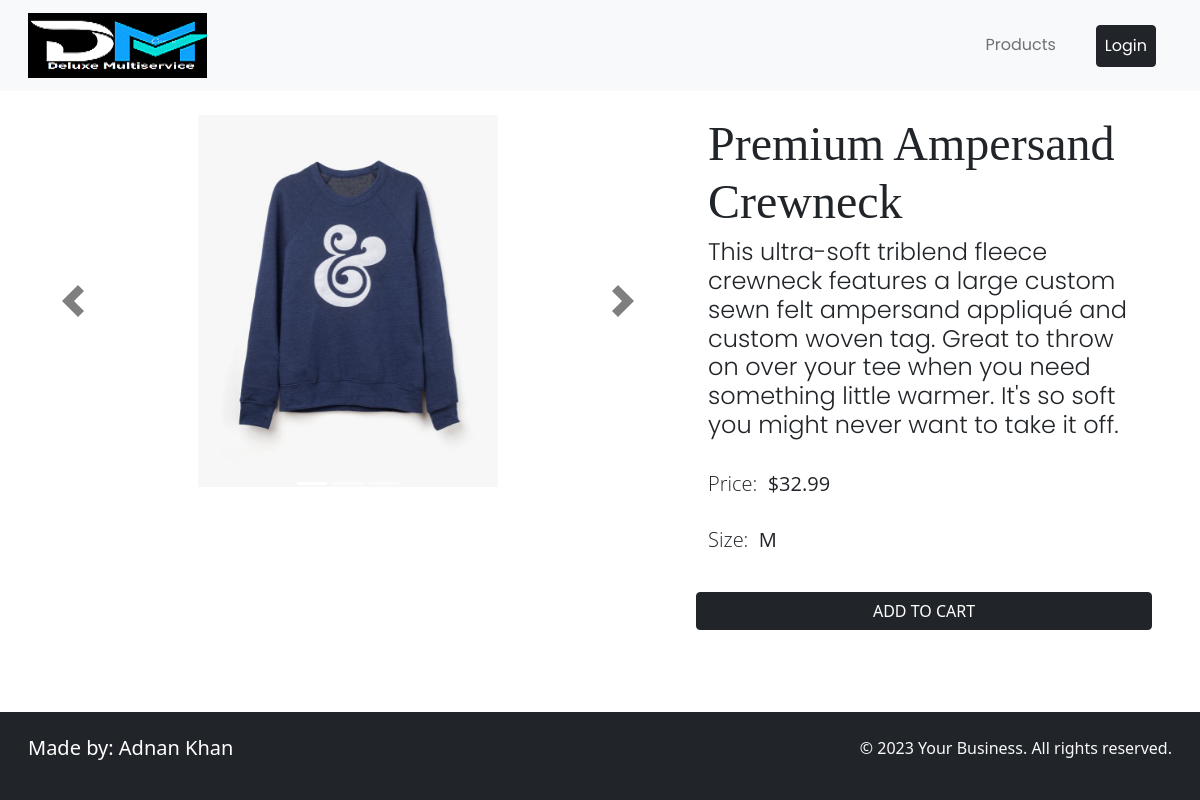
Page /product/3/ on the committed database.
### ecomm/models.py (models this page shows, shortened)
class Product(models.Model):
    title = models.CharField(max_length=120)
    desc = models.CharField(max_length=500)
    price = models.FloatField(default=0.00)
    size = models.CharField(choices=SIZE, max_length=2)
    category = models.CharField(choices=CATEGORIES, max_length=2)
    img1 = models.ImageField(upload_to='ecomm/images', default='')
    img2 = models.ImageField(upload_to='ecomm/images', default='')
    img3 = models.ImageField(upload_to='ecomm/images', default='')

### ecomm/views.py (the view, shortened to what this page needs)
# urls.py: path('product/<int:id>/', views.productView, name="product"),
def productView(request, id):
    prod = Product.objects.get(id = id)
    context = {
        'prod': prod,
    }
    return render(request, 'ecomm/product.html', context)

### ecomm/templates/ecomm/product.html (shortened to what this page needs)
{% extends 'base.html' %}
{% block content %}
    {% include 'nav.html' %}
    {% load cart %}
    <div class="container-fluid row mb-5">
        <div class="container-fluid col-xl-7">
            <div id="carouselExampleIndicators" class="carousel slide p-md-4" data-bs-ride="carousel">
                <div class="carousel-indicators">
                    <button type="button" data-bs-target="#carouselExampleIndicators" data-bs-slide-to="0"
                        class="active" aria-current="true" aria-label="Slide 1"></button>
                    <button type="button" data-bs-target="#carouselExampleIndicators" data-bs-slide-to="1"
                        aria-label="Slide 2"></button>
                    <button type="button" data-bs-target="#carouselExampleIndicators" data-bs-slide-to="2"
                        aria-label="Slide 3"></button>
                </div>
                <div class="carousel-inner">
                    <div class="carousel-item active">
                        <img src="{{ prod.img1.url }}"
                            class="d-block w-50" alt="...">
                    </div>
                </div>
                <button class="carousel-control-prev" type="button" data-bs-target="#carouselExampleIndicators"
                    data-bs-slide="prev">
                    <span class="carousel-control-prev-icon" aria-hidden="true"></span>
                </button>
                <button class="carousel-control-next" type="button" data-bs-target="#carouselExampleIndicators"
                    data-bs-slide="next">
                    <span class="carousel-control-next-icon" aria-hidden="true"></span>
                </button>
            </div>
        </div>
        <div class="container-fluid col-xl-5 p-md-4">
            <h1 class="display-1">{{ prod.title }}</h1>
            <h2>{{ prod.desc }}</h2>
            <br>
            <h3 class="lead">Price:&nbsp;&nbsp;<strong>${{ prod.price }}</strong></h3>
            <br>
            <h3 class="lead">
                Size:&nbsp;&nbsp;<strong>{{ prod.size }}</strong>
            </h3>
            <br>
            <div class="row">
                <div class="p-0 my-2">
                    {% if prod|is_in_cart:request.session.cart %}
                    <div class="row p-0">
                        <form action="" class="col-2" method="POST">{% csrf_token %}
                            <input hidden type="text" name="to_cart" value="{{ prod.id }}">
                            <input hidden type="text" name="rem_cart" value="True">
                            <button type="submit" class="col-2 btn btn-dark pe-5">
                                <svg xmlns="http://www.w3.org/2000/svg" width="25" height="auto" fill="white" class="bi bi-dash" viewBox="0 0 16 16">
                                    <path d="M4 8a.5.5 0 0 1 .5-.5h7a.5.5 0 0 1 0 1h-7A.5.5 0 0 1 4 8z"/>
                                  </svg>
                            </button>
                        </form>
                        <div class="text-center col display-6">{{prod|cart_count:request.session.cart}} in cart</div>
                        <form action="" class="col-2" method="POST">{% csrf_token %}
                            <input hidden type="text" name="to_cart" value="{{ prod.id }}">
                            <button type="submit" class="col-2 btn btn-dark pe-5">
                                <svg xmlns="http://www.w3.org/2000/svg" width="25" height="auto" fill="white" class="bi bi-plus" viewBox="0 0 16 16">
                                    <path d="M8 4a.5.5 0 0 1 .5.5v3h3a.5.5 0 0 1 0 1h-3v3a.5.5 0 0 1-1 0v-3h-3a.5.5 0 0 1 0-1h3v-3A.5.5 0 0 1 8 4z"/>
                                  </svg>
                            </button>
                        </form>
                    </div>
                    {% else %}
                    <form action="" method="POST">{% csrf_token %}
                        <div class="d-grid gap-2">
                            <input type="submit"  class="btn btn-dark px-4" value="ADD TO CART">
                        </div>
                    </form>
                    {% endif %}
                </div>
            </div>
        </div>
    </div>
{% endblock content %}

### ecomm/templates/ecomm/product.html (style rules this page uses)
h1 { font-family: 'Cormorant Garamond', serif; }
.display-1 { font-size: 3rem; }
h2 { font-family: 'Poppins', sans-serif; font-weight: 300; font-size: 1.5rem; }
h3 { font-family: 'Open Sans', sans-serif; }
.carousel-inner div img { margin: auto; }

### rows in the picture
Product: img1 (picture), title "Premium Ampersand Crewneck", desc "This ultra-soft triblend fleece crewneck features a large custom sewn felt ampersand appliqué and custom woven tag. Great to throw on over your tee when you need something little warmer. It's so soft you might never want to take it off.", price "32.99", size "M"
